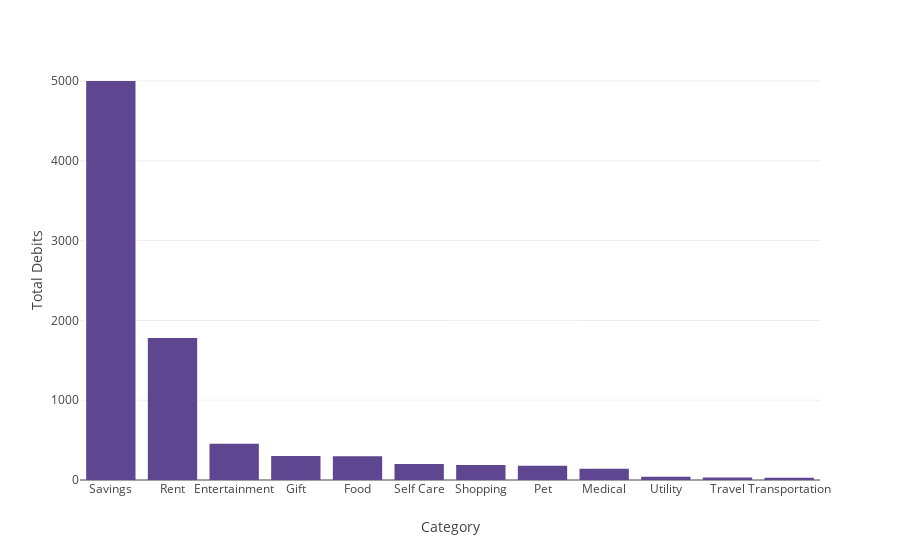

Notebook code for this chart:
### Code cell
spent_mon_fig = px.bar(spent_mon_query_sort, x='Category', y='Total Debits', color_discrete_sequence=px.colors.qualitative.Prism)

spent_mon_fig.update_traces(hovertemplate="<b>Category: </b> %{x}<br><b>Total: $</b> %{y}<br>")
spent_mon_fig

### Figure 1 — Plotly figure (JSON) as saved in the notebook; plotly's stock layout.template omitted (floating-point values rounded to 4 significant figures)
{"data": [{"alignmentgroup": "True", "hovertemplate": "<b>Category: </b> %{x}<br><b>Total: $</b> %{y}<br>", "legendgroup": "", "marker": {"color": "rgb(95, 70, 144)", "pattern": {"shape": ""}}, "name": "", "offsetgroup": "", "orientation": "v", "showlegend": false, "textposition": "auto", "type": "bar", "x": ["Savings", "Rent", "Entertainment", "Gift", "Food", "Self Care", "Shopping", "Pet", "Medical", "Utility", "Travel", "Transportation"], "xaxis": "x", "y": [5000, 1780.0, 455.0, 299.7, 296.2, 199.3, 188.5, 177.2, 140, 41.36, 29.93, 29.61], "yaxis": "y"}], "layout": {"barmode": "relative", "legend": {"tracegroupgap": 0}, "margin": {"t": 60}, "xaxis": {"anchor": "y", "domain": [0, 1], "title": {"text": "Category"}}, "yaxis": {"anchor": "x", "domain": [0, 1], "title": {"text": "Total Debits"}}}}
